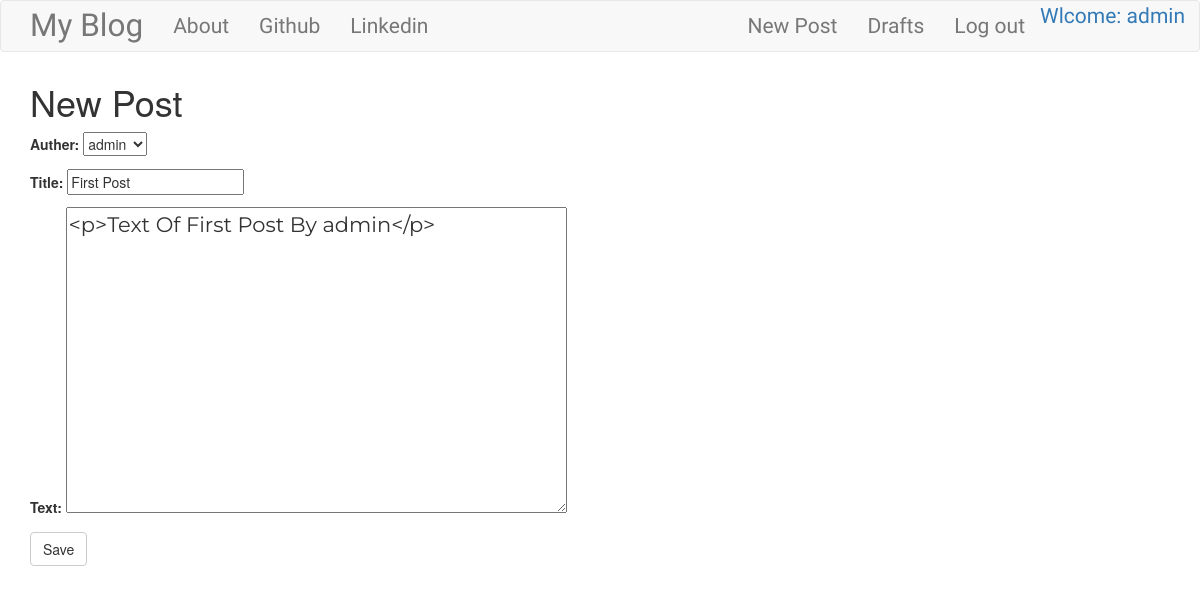
Screenshot of /post/1/edit/ (signed in) with the database file from the repository.
### blog/models.py (models this page shows, shortened)
class Post(models.Model):
    auther = models.ForeignKey('auth.User', on_delete=models.CASCADE)
    title = models.CharField(max_length=264)
    text = models.TextField()
    created_date = models.DateTimeField(default=timezone.now())
    published_date = models.DateTimeField(blank=True, null=True)

### blog/views.py (the view)
# urls.py: path('post/<int:pk>/edit/', views.PostUpdateiew.as_view(), name='post_edit'),
class PostUpdateiew(LoginRequiredMixin, UpdateView):
    login_url = '/login/'
    redirect_field_name = 'blog/post_detail.html'
    form_class = PostForm
    model = Post

### blog/forms.py
class PostForm(forms.ModelForm):
    class Meta():
        model = Post
        fields = ('auther', 'title', 'text')
        widgets = {
            "title": forms.TextInput(attrs={"class":"textinputclass"}),
            "text": forms.Textarea(attrs={"class": "editable meduim-editor-textarea postcontent"}),
        }

### blog/templates/blog/post_form.html (shortened to what this page needs)
{% extends "blog/base.html" %}
{% block body_block %}
<H1>New Post</H1>
<form class="post-form" method="POST">
    {{ form.as_p }}
    <button class="save btn btn-default" type="submit">Save</button>
</form>
{% endblock %}

### blog/templates/blog/base.html (shortened to what this page needs)
<!DOCTYPE html>
{% load staticfiles %}
<html lang="en">
  <head>
    <link rel="stylesheet" href="https://maxcdn.bootstrapcdn.com/bootstrap/3.3.7/css/bootstrap.min.css">
    <link rel="stylesheet" href="//cdn.jsdelivr.net/npm/medium-editor@latest/dist/css/medium-editor.min.css" type="text/css" media="screen" charset="utf-8">
    <link rel="stylesheet" href="{% static 'css/blog.css' %}">
  </head>
  <body class="loader">
    <nav class="navbar navbar-default techfont custom-navbar">
      <div class="container">
        <ul class="nav navbar-nav">
          <li><a href="{% url 'post_list' %}" class="navbar-brand bigbrand">My Blog</a></li>
          <li><a href="{% url 'about' %}">About</a></li>
          <li><a href="http://www.github.com">Github</a></li>
          <li><a href="http://www.linkedin.com">Linkedin</a></li>
        </ul>
        <ul class="nav navbar-nav navbar-right">
          {% if user.is_authenticated %}
            <li><a href="{% url 'post_new' %}">New Post</a></li>
            <li><a href="{% url 'post_draft_list' %}">Drafts</a></li>
            <li><a href="{% url 'logout' %}">Log out</a></li>
            <a href="">Wlcome: {{ user.username }}</a>
          {% else %}
          <li class="nav navbar-right"></li><a href="{% url 'login' %}"><span class="glyphicon glyphicon-user"></span></a></li>
          {% endif %}
        </ul>
      </div>
    </nav>
    <div class="content container">
        <div class="row">
          <div class="col-md-8">
            <div class="blog_posts">
              {% block body_block %}{% endblock %}
            </div>
          </div>
        </div>
    </div>
  </body>
</html>

### blog/static/css/blog.css (style rules this page uses)
.techfont { font-family: 'Russo One', sans-serif; font-size: 1.5em; margin-bottom: 10px; }
.bigbrand { font-size: 1.5em; }
.postcontent { font-family: 'Montserrat'; font-size: 1.5em; }
.loader { filter:hue-rotate(0deg); color:linear-gradient(45deg,#0f8,#08f); animation:hue 10000ms infinite linear; }

### rows the page displays
Post: auther "admin", title "First Post", text "<p>Text Of First Post By admin</p>"

### other values shown
{{ user.username }} "admin"
